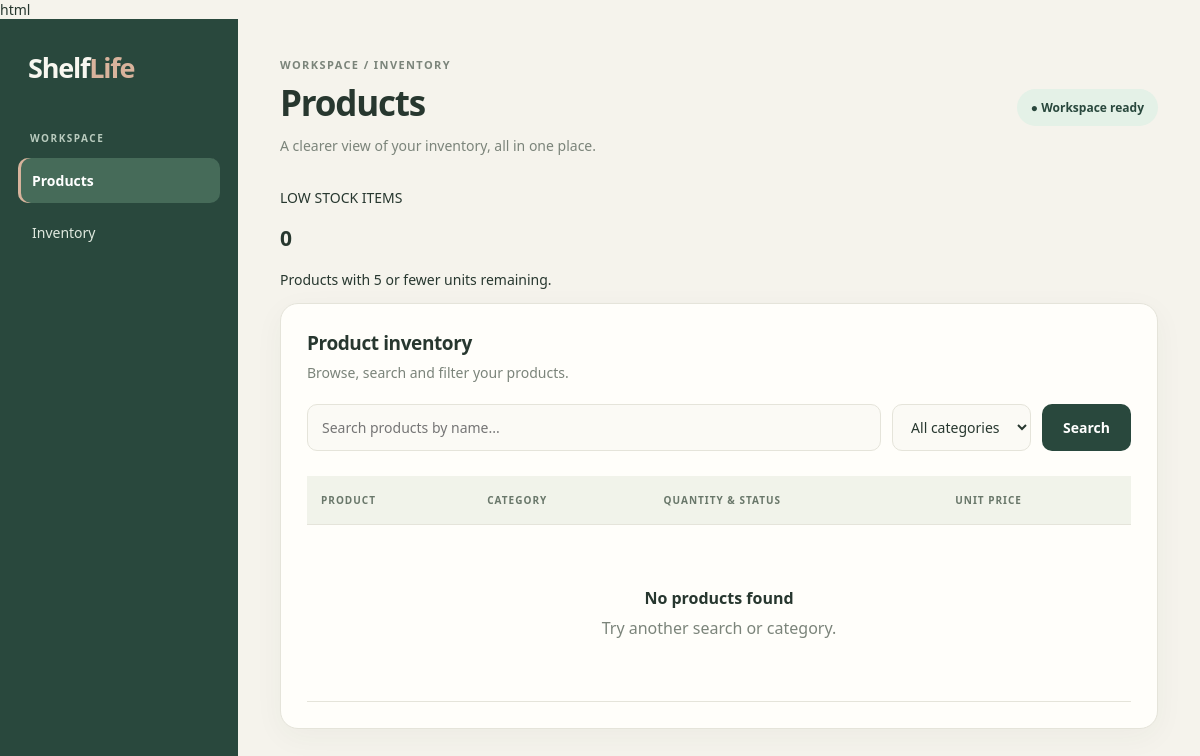
/products/, run on an earlier commit of the app's database.
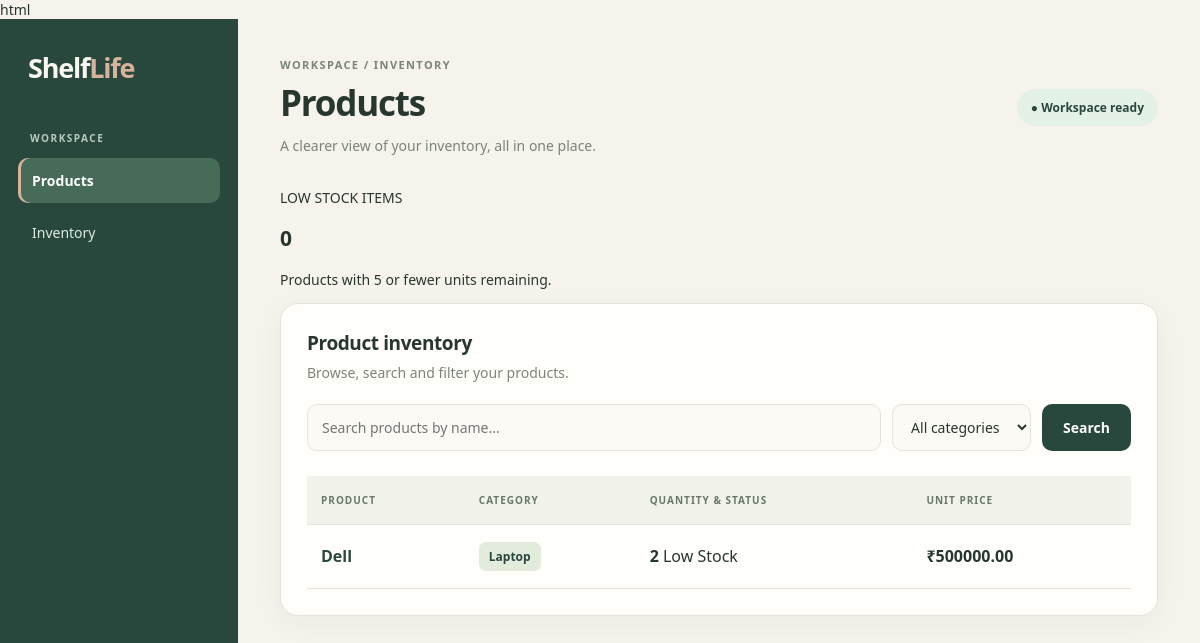
And on a later commit of the database.
### products/models.py (models this page shows, shortened)
class Product(models.Model):
    name = models.CharField(max_length=100)
    category = models.CharField(max_length=50)
    quantity = models.IntegerField()
    price = models.DecimalField(max_digits=10, decimal_places=2)

### products/views.py (the view)
# urls.py: path('', product_list, name='product_list'),
def product_list(request):
    query = request.GET.get('q', '')
    category = request.GET.get('category', '')
    products = Product.objects.all()
    if query:
        products = products.filter(name__icontains=query)
    if category:
        products = products.filter(category__iexact=category)
    categories = Product.objects.values_list(
        'category', flat=True
    ).distinct()
    return render(request, 'products/product_list.html', {
        'products': products,
        'query': query,
        'category': category,
        'categories': categories,
    })

### products/templates/products/product_list.html (shortened to what this page needs)
{% load static %}
<!DOCTYPE html>
<html lang="en">
<head>
    <link rel="stylesheet" href="{% static 'products/css/style.css' %}">
</head>
<body>
<div class="app-layout">
    <aside class="sidebar">
        <div class="brand">Shelf<span>Life</span></div>
        <p class="nav-label">WORKSPACE</p>
        <a href="{% url 'product_list' %}" class="nav-link active">
            Products
        </a>
        <a href="{% url 'product_list' %}" class="nav-link">
            Inventory
        </a>
    </aside>
    <main class="main-content">
        <header class="topbar">
            <div>
                <div class="eyebrow">WORKSPACE / INVENTORY</div>
                <h1>Products</h1>
                <p class="page-subtitle">
                    A clearer view of your inventory, all in one place.
                </p>
            </div>
            <div class="status-pill">
                ● Workspace ready
            </div>
        </header>
        <section class="summary-card">
            <p class="summary-label">LOW STOCK ITEMS</p>
            <h2>{{ low_stock_count|default:0 }}</h2>
            <p class="summary-description">
                Products with 5 or fewer units remaining.
            </p>
        </section>
        <section class="panel">
            <div class="panel-header">
                <div>
                    <h2>Product inventory</h2>
                    <p>
                        Browse, search and filter your products.
                    </p>
                </div>
            </div>
            <form method="GET" class="search-form">
                <input
                    type="text"
                    name="q"
                    placeholder="Search products by name..."
                    value="{{ query|default:'' }}"
                >
                <select name="category">
                    <option value="">All categories</option>
                </select>
                <button type="submit">Search</button>
            </form>
            <div class="table-wrap">
                <table>
                    <thead>
                        <tr>
                            <th>Product</th>
                            <th>Category</th>
                            <th>Quantity &amp; status</th>
                            <th>Unit price</th>
                        </tr>
                    </thead>
                    <tbody>
                        {% for product in products %}
                            <tr>
                                <td>
                                    <a
                                        class="product-name"
                                        href="{% url 'product_detail' product.id %}"
                                    >
                                        {{ product.name }}
                                    </a>
                                </td>
                                <td>
                                    <span class="category-badge">
                                        {{ product.category }}
                                    </span>
                                </td>
                                <td>
                                    <span class="quantity">
                                        {{ product.quantity }}
                                    </span>
                                    {% if product.quantity == 0 %}
                                        <span class="stock-badge out-of-stock">
                                            Out of Stock
                                        </span>
                                    {% elif product.quantity <= 5 %}
                                        <span class="stock-badge low-stock">
                                            Low Stock
                                        </span>
                                    {% else %}
                                        <span class="stock-badge in-stock">
                                            In Stock
                                        </span>
                                    {% endif %}
                                </td>
                                <td class="price">
                                    ₹{{ product.price }}
                                </td>
                            </tr>
                        {% empty %}
                            <tr>
                                <td colspan="4">
                                    <div class="empty-state">
                                        <strong>No products found</strong>
                                        Try another search or category.
                                    </div>
                                </td>
                            </tr>
                        {% endfor %}
                    </tbody>
                </table>
            </div>
        </section>
    </main>
</div>
</body>
</html>

### products/static/products/css/style.css (style rules this page uses)
:root { --bg: #F5F3EC; --surface: #FFFEFA; --sage: #E3EBDD; --sage-dark: #CFDDC9; --forest: #29483D; --forest-light: #3C6252; --terracotta: #C98268; --text: #27372F; --muted: #7B847A; --border: #E5E4DA; --success-bg: #E4F1E7; }
* { box-sizing: border-box; }
body { margin: 0; font-family: "Segoe UI", Arial, sans-serif; background: var(--bg); color: var(--text); font-size: 14px; }
.app-layout { display: flex; min-height: 100vh; }
.sidebar { width: 238px; flex-shrink: 0; background: var(--forest); color: #F8F7F0; padding: 30px 18px; }
.brand { font-size: 27px; font-weight: 750; letter-spacing: -1.2px; margin: 0 10px 45px; }
.brand span { color: #D8B39C; }
.nav-label { color: #B9CBBE; font-size: 10px; font-weight: 700; letter-spacing: 1.5px; margin: 0 12px 13px; }
.nav-link { display: block; padding: 13px 14px; margin-bottom: 7px; border-radius: 10px; color: #E0E9DF; text-decoration: none; transition: background 0.2s, transform 0.2s; }
.nav-link.active { background: #466B59; color: white; font-weight: 650; box-shadow: inset 3px 0 #D8B39C; }
.main-content { flex: 1; min-width: 0; padding: 38px 42px; }
.topbar { display: flex; justify-content: space-between; align-items: center; gap: 20px; margin-bottom: 30px; }
.eyebrow { color: var(--muted); font-size: 11px; font-weight: 650; letter-spacing: 1.4px; margin-bottom: 10px; }
h1 { font-size: clamp(27px, 3vw, 35px); line-height: 1.2; letter-spacing: -1.2px; margin: 0; }
.page-subtitle { color: var(--muted); margin: 10px 0 0; line-height: 1.7; }
.status-pill { background: var(--success-bg); color: var(--forest); padding: 10px 14px; border-radius: 30px; font-size: 12px; font-weight: 650; white-space: nowrap; }
.panel { background: var(--surface); border: 1px solid var(--border); border-radius: 18px; padding: 26px; box-shadow: 0 8px 30px rgba(48, 65, 48, 0.045); }
.panel-header { display: flex; justify-content: space-between; align-items: center; gap: 14px; margin-bottom: 22px; }
.panel-header h2 { font-size: 19px; letter-spacing: -0.4px; margin: 0 0 7px; }
.panel-header p { color: var(--muted); margin: 0; }
.search-form { display: flex; flex-wrap: wrap; gap: 11px; margin-bottom: 25px; }
.search-form input, .search-form select { min-width: 0; padding: 12px 14px; border: 1px solid var(--border); border-radius: 10px; background: #FBFAF5; color: var(--text); font: inherit; outline: none; transition: border-color 0.2s, box-shadow 0.2s; }
.search-form input { flex: 1; min-width: 180px; }
.search-form button { border: none; border-radius: 10px; padding: 12px 21px; background: var(--forest); color: white; font: inherit; font-weight: 650; cursor: pointer; transition: background 0.2s, transform 0.2s; }
.table-wrap { width: 100%; overflow-x: auto; }
table { width: 100%; border-collapse: collapse; text-align: left; }
thead { background: #F1F3EA; }
th { color: #69776A; font-size: 10px; font-weight: 750; text-transform: uppercase; letter-spacing: 1px; }
th, td { padding: 17px 14px; border-bottom: 1px solid var(--border); white-space: nowrap; }
tbody tr { transition: background 0.18s; }
.product-name { color: var(--forest); text-decoration: none; font-weight: 700; }
.category-badge { display: inline-block; padding: 6px 10px; border-radius: 7px; background: var(--sage); color: var(--forest); font-size: 12px; font-weight: 650; }
.quantity { font-weight: 650; }
.price { font-weight: 700; font-variant-numeric: tabular-nums; }

What changed in the data, as far as the page shows it:
added Product: name "Dell", category "Laptop", quantity "2", shows "Low Stock", price "500000.00"
Also different on the page:
text no longer shown: "No products found Try another search or category."
